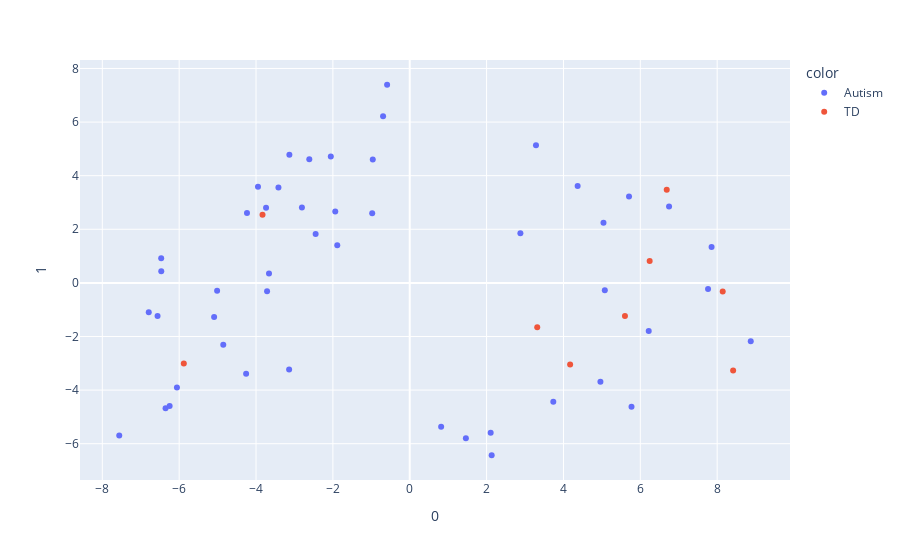

Notebook code for this chart:
### Code cell
pca = PCA(n_components=2)
components = pca.fit_transform(df[thick])

loadings = pca.components_.T * np.sqrt(pca.explained_variance_)

fig = px.scatter(components, x=0, y=1, color=df.ASD.replace({'No' : 'TD', 'Yes': 'Autism'}), 
                labels = {0 : pca.explained_variance_[0], 1 : pca.explained_variance_[1]})

print('Explained Variance', pca.explained_variance_)
fig.show()
sns.set(rc={'figure.figsize':(5,5)})

df_pc1 = pd.DataFrame(components).join(df.ASD.reset_index(drop = True)).rename(columns = {0 : 'PC1', 1 : 'PC2'})
df_pc1_Z = df_pc1.join(df, lsuffix = '', rsuffix = '_r')
sns.set_theme(style = 'whitegrid')
sns.barplot(data = df_pc1, x = 'ASD', y = 'PC1',
           palette = ['blue', 'red']
#             , scale = 'count', inner = 'box'
           )

plt.title('PC1 distribution across status')
plt.show()
sns.set_theme(style = 'whitegrid')
sns.barplot(data = df_pc1, x = 'ASD', y = 'PC2',
           palette = ['blue', 'red']
#             , scale = 'count', inner = 'box'
           )

plt.title('PC2 distribution across status')
plt.show()

### Figure 1 — Plotly figure (JSON) as saved in the notebook; plotly's stock layout.template omitted (floating-point values rounded to 4 significant figures)
{"data": [{"hovertemplate": "color=Autism<br>0=%{x}<br>1=%{y}<extra></extra>", "legendgroup": "Autism", "marker": {"color": "#636efa", "symbol": "circle"}, "mode": "markers", "name": "Autism", "orientation": "v", "showlegend": true, "type": "scatter", "x": [3.736, 8.874, 4.962, 6.219, 7.855, 5.076, 7.762, 6.748, 2.132, 5.042, 5.771, 2.106, 3.285, 5.706, 0.8175, 4.369, 1.461, -2.054, -3.138, -6.563, -3.739, -0.6935, -5.013, -6.791, -6.353, -6.466, -5.09, -3.417, 2.879, -3.949, -3.132, -1.938, -6.468, -2.806, -4.235, -1.886, -2.449, -6.058, -0.589, -4.258, -4.852, -3.712, -2.614, -6.248, -0.9617, -0.9769, -7.559, -3.662], "xaxis": "x", "y": [-4.438, -2.181, -3.686, -1.791, 1.34, -0.2743, -0.2296, 2.847, -6.431, 2.241, -4.62, -5.594, 5.139, 3.223, -5.371, 3.611, -5.801, 4.714, -3.227, -1.234, 2.801, 6.218, -0.2924, -1.099, -4.674, 0.435, -1.274, 3.559, 1.85, 3.586, 4.782, 2.663, 0.9224, 2.808, 2.607, 1.403, 1.827, -3.9, 7.393, -3.394, -2.308, -0.3095, 4.613, -4.596, 4.608, 2.594, -5.697, 0.3462], "yaxis": "y"}, {"hovertemplate": "color=TD<br>0=%{x}<br>1=%{y}<extra></extra>", "legendgroup": "TD", "marker": {"color": "#EF553B", "symbol": "circle"}, "mode": "markers", "name": "TD", "orientation": "v", "showlegend": true, "type": "scatter", "x": [6.243, 5.6, -3.831, 8.144, -5.879, 8.415, 4.174, 3.317, 6.687], "xaxis": "x", "y": [0.8137, -1.237, 2.543, -0.3202, -3.006, -3.268, -3.048, -1.658, 3.474], "yaxis": "y"}], "layout": {"legend": {"title": {"text": "color"}, "tracegroupgap": 0}, "margin": {"t": 60}, "xaxis": {"anchor": "y", "domain": [0, 1], "title": {"text": "0"}}, "yaxis": {"anchor": "x", "domain": [0, 1], "title": {"text": "1"}}}}
